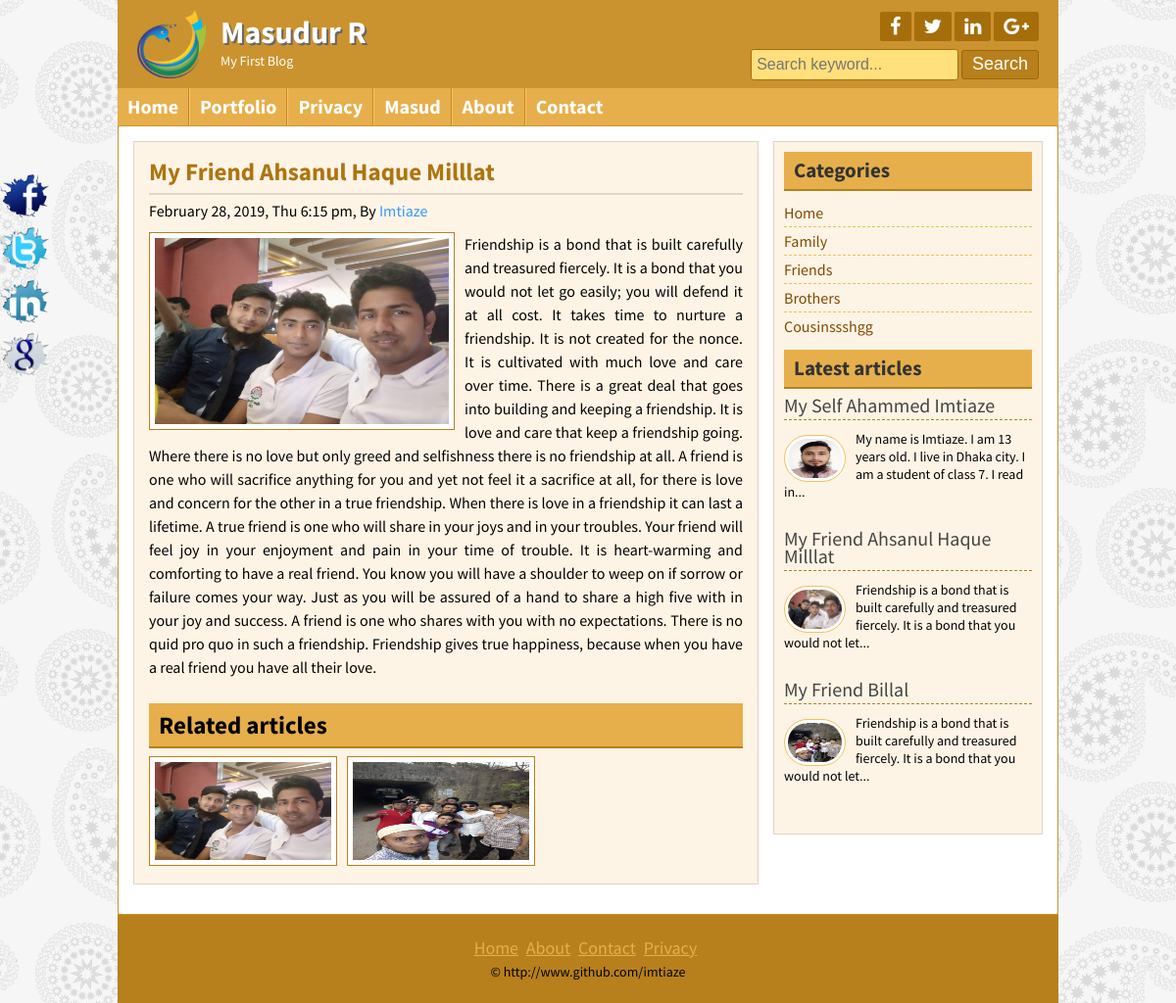
/post.php?id=2, run on the app's committed database.
### tables this page shows
CREATE TABLE `tbl_title` (
  `id` int(11) NOT NULL,
  `title` varchar(111) NOT NULL,
  `slogan` varchar(111) NOT NULL,
  `logo` varchar(111) NOT NULL
);

CREATE TABLE `tbl_social` (
  `id` int(11) NOT NULL,
  `facebook` varchar(111) NOT NULL,
  `twitter` varchar(255) NOT NULL,
  `linkedin` varchar(255) NOT NULL,
  `google` varchar(255) NOT NULL
);

CREATE TABLE `tbl_page` (
  `id` int(11) NOT NULL,
  `name` varchar(255) NOT NULL,
  `body` text NOT NULL
);

CREATE TABLE `tbl_post` (
  `id` int(11) NOT NULL,
  `cat` int(11) NOT NULL,
  `title` varchar(255) NOT NULL,
  `body` text NOT NULL,
  `image` varchar(255) NOT NULL,
  `author` varchar(50) NOT NULL,
  `tags` varchar(255) NOT NULL,
  `date` timestamp NOT NULL DEFAULT CURRENT_TIMESTAMP
);

CREATE TABLE `tbl_category` (
  `id` int(11) NOT NULL,
  `name` varchar(50) NOT NULL
);

CREATE TABLE `tbl_footer` (
  `id` int(1) NOT NULL,
  `note` varchar(111) NOT NULL
);

### lib/Database.php (called while the page is built, shortened)
<?php
Class Database{
	public $host   = DB_HOST;
	public $user   = DB_USER;
	public $pass   = DB_PASS;
	public $dbname = DB_NAME;
	public $link;
	private function connectDB(){
		$this->link = new mysqli($this->host, $this->user, $this->pass, $this->dbname);
	}
	public function select($query){
		$result = $this->link->query($query) or die($this->link->error.__LINE__);
		if($result->num_rows > 0){
			return $result;
		} else {
			return false;
		}
	}
}

### helpers/Format.php (called while the page is built, shortened)
<?php
class Format {
  public function formatDate($date) {
    return date('F j, Y, D g:i a', strtotime($date));
  }
  public function formatPost($postBody, $limit=400) {
    $postBody = $postBody." ";
    $postBody = substr($postBody, 0, $limit);
    $postBody = substr($postBody, 0, strrpos($postBody, ' '));
    $postBody = $postBody."...";
    return $postBody;
  }
}

### post.php (the view)
<?php include 'inc/header.php'; ?>
<?php
if (!isset($_GET['id']) || $_GET['id'] == NULL) {
	header("Location:404.php");
}
else{
	$idPost = $_GET['id'];
}
?>
<div class="contentsection contemplete clear">
	<div class="maincontent clear">
		<div class="about">
			<?php
			$query = "SELECT * FROM tbl_post WHERE id='$idPost' ";
			$post = $db->select($query);
			if ($post) {
				while ($resultPost = $post->fetch_assoc()) {
					?>
					<h2><?php echo $resultPost['title']; ?></h2>
					<h4><?php echo $fm->formatDate($resultPost['date']); ?>, By <a href="#"><?php echo $resultPost['author']; ?></a></h4>
					<img src="admin/<?php echo $resultPost['image']; ?>" alt="MyImage"/>
					<p><?php echo $resultPost['body']; ?></p>
					<div class="relatedpost clear">
						<h2>Related articles</h2>
						<?php
						$idCategory=$resultPost['cat'];
						$queryCat = "SELECT * FROM tbl_post WHERE cat='$idCategory' ORDER BY rand() LIMIT 6";
						$relatedPost = $db->select($queryCat);
						if ($relatedPost) {
							while($resultCatetory = $relatedPost->fetch_assoc()){
								?>
								<a href="post.php?id=<?php echo $resultCatetory['id']; ?>"><img src="admin/<?php echo $resultCatetory['image']; ?>" alt="post image"/></a>
								<?php
							}
						}
						?>
					</div>
					<?php
				}
			}
			?>
		</div>
	</div>
	<?php include 'inc/sidebar.php'; ?>
</div>
<?php include 'inc/footer.php'; ?>

### inc/header.php (shortened to what this page needs)
<?php include 'lib/Database.php'; ?>
<?php include 'helpers/Format.php'; ?>
<?php
$db = new Database();
$fm = new Format();
?>
<!DOCTYPE html>
<html>
<head>
  <?php
  if (isset($_GET['pageid'])) {
    $pageid = $_GET['pageid'];
    $query = "SELECT * FROM tbl_page WHERE id='$pageid' ";
    $resutlQuery = $db->select($query);
    if ($resutlQuery) {
      while($result = $resutlQuery->fetch_assoc()){
        ?>
        <title><?php echo $result['name']; ?> | <?php echo TITLE; ?></title>
        <?php
      }
    }
  }
  elseif (isset($_GET['id'])) {
    $postid = $_GET['id'];
    $query = "SELECT * FROM tbl_post WHERE id='$postid' ";
    $resutlQuery = $db->select($query);
        ?>
        <?php
  }
  else{
    ?>
    <title><?php echo $fm->title(); ?> | <?php echo TITLE; ?></title>
    <?php
  }
  ?>
  <link rel="stylesheet" href="font-awesome-4.5.0/css/font-awesome.css">
  <link rel="stylesheet" href="css/nivo-slider.css" type="text/css" media="screen" />
  <link rel="stylesheet" href="style.css">
</head>
<body>
  <div class="headersection templete clear">
    <a href="index.php">
      <div class="logo">
        <?php
        $query = "SELECT * FROM tbl_title WHERE id='1' ";
        $resutlQuery = $db->select($query);
        if ($resutlQuery) {
          while($result = $resutlQuery->fetch_assoc()){
            ?>
            <img src="admin/<?php echo $result['logo']; ?>" alt="Logo"/>
            <h2><?php echo $result['title']; ?></h2>
            <p><?php echo $result['slogan']; ?></p>
            <?php
          }
        }
        ?>
      </div>
    </a>
    <?php
    $socialQuery = "SELECT * FROM tbl_social WHERE id='1' ";
    $resutlSocialQuery = $db->select($socialQuery);
    if ($resutlSocialQuery) {
      while($socialResultQuery = $resutlSocialQuery->fetch_assoc()){
        ?>
        <div class="social clear">
          <div class="icon clear">
            <a href ="<?php echo $socialResultQuery['facebook']; ?>" target="_blank" ><i class="fa fa-facebook"></i></a>
            <a href ="<?php echo $socialResultQuery['twitter']; ?>" target="_blank"><i class="fa fa-twitter"></i></a>
            <a href ="<?php echo $socialResultQuery['linkedin']; ?>" target="_blank"><i class="fa fa-linkedin"></i></a>
            <a href ="<?php echo $socialResultQuery['google']; ?>" target="_blank"><i class="fa fa-google-plus"></i></a>
          </div>
          <?php
        }
      }
      ?>
      <div class="searchbtn clear">
        <form action="search.php" method="GET">
          <input type="text" name="keyword" placeholder="Search keyword..."/>
          <input type="submit" name="search" value="Search"/>
        </form>
      </div>
    </div>
  </div>
  <div class="navsection templete">
    <?php
    $path =$_SERVER['SCRIPT_NAME'];
    $title = basename($path, '.php');
    ?>
    <ul>
      <li><a href="index.php"
        <?php if($title=='index'){echo 'id="active"';} ?>
        >Home</a>
      </li>
      <?php
      $query = "SELECT * FROM tbl_page";
      $queryResult = $db->select($query);
      if ($queryResult) {
        while ($result = $queryResult->fetch_assoc()) {
          ?>
          <li>
            <a href="page.php?pageid=<?php echo $result['id']; ?>"
              <?php
              if (isset($_GET['pageid']) && $_GET['pageid'] == $result['id']) {
                echo 'id="active"';
              }
              ?> >
              <?php echo $result['name']; ?>
            </a>
          </li>
          <?php
        }
      }
      ?>
      <li><a href="about.php"
        <?php if($title=='about'){echo 'id="active"';} ?>
        >About</a>
      </li>
      <li><a href="contact.php"
        <?php if($title=='contact'){echo 'id="active"';} ?>
        >Contact</a>
      </li>
    </ul>
  </div>

### inc/sidebar.php
<div class="sidebar clear">
  <div class="samesidebar clear">
    <h2>Categories</h2>
    <ul>
      <?php
      $query = "SELECT * FROM tbl_category";
      $category = $db->select($query);
      if ($category) {
        while ($resultCategory = $category->fetch_assoc()) {
          ?>
          <li><a href="posts.php?category=<?php echo $resultCategory['id']; ?>"><?php echo $resultCategory['name']; ?></a></li>
          <?php
        }
      }
      else {
        ?>
        <li>No category  Created.</li>
        <?php
      }
      ?>
    </ul>
  </div>
  <div class="samesidebar clear">
    <h2>Latest articles</h2>
    <?php
    $query = "SELECT * FROM tbl_post ORDER BY id DESC LIMIT 6";
    $latestPost = $db->select($query);
    if ($latestPost) {
      while ($resultLatestPost = $latestPost->fetch_assoc()) {
        ?>
        <div class="popular clear">
          <h3><a href="post.php?id=<?php echo $resultLatestPost['id']; ?>"><?php echo $resultLatestPost['title']; ?></a></h3>
          <a href="post.php?id=<?php echo $resultLatestPost['id']; ?>"><img src="admin/<?php echo $resultLatestPost['image']; ?>" alt="post image"/></a>
          <p><?php echo $fm->formatPost($resultLatestPost['body'], 110); ?></p>
        </div>
        <?php
      }
    }
    else {
      ?>
      <li>No Latest Post.</li>
      <?php
    }
    ?>
  </div>
</div>

### inc/footer.php (shortened to what this page needs)
<div class="footersection templete clear">
  <div class="footermenu clear">
    <ul>
      <li><a href="#">Home</a></li>
      <li><a href="#">About</a></li>
      <li><a href="#">Contact</a></li>
      <li><a href="#">Privacy</a></li>
    </ul>
  </div>
  <?php
  $copyrightQuery = "SELECT * FROM tbl_footer WHERE id='1' ";
  $copyrightResult = $db->select($copyrightQuery);
  if ($copyrightResult) {
    while ($resultCopyright = $copyrightResult->fetch_assoc()) {
      ?>
      <p>&copy; <?php echo $resultCopyright['note']; ?></p>
      <?php
    }
  }
  ?>
</div>
<?php
$socialQuery = "SELECT * FROM tbl_social WHERE id='1' ";
$resutlSocialQuery = $db->select($socialQuery);
if ($resutlSocialQuery) {
  while($socialResultQuery = $resutlSocialQuery->fetch_assoc()){
    ?>
    <div class="fixedicon clear">
      <a href="<?php echo $socialResultQuery['facebook']; ?>"><img src="images/fb.png" alt="Facebook"/></a>
      <a href="<?php echo $socialResultQuery['twitter']; ?>"><img src="images/tw.png" alt="Twitter"/></a>
      <a href="<?php echo $socialResultQuery['linkedin']; ?>"><img src="images/in.png" alt="LinkedIn"/></a>
      <a href="<?php echo $socialResultQuery['google']; ?>"><img src="images/gl.png" alt="GooglePlus"/></a>
    </div>
    <?php
  }
}
?>
</body>
</html>

### data on the page
tbl_title: logo (picture), title "Masudur R", slogan "My First Blog"
tbl_page: name "Portfolio"
tbl_page: name "Privacy"
tbl_page: name "Masud"
tbl_post: title "My Friend Ahsanul Haque Milllat", date "February 28, 2019, Thu 6:15 pm", author "Imtiaze", image (picture), body "Friendship is a bond that is built carefully and treasured fiercely. It is a bond that you would not let go easily; you will defend it at all cost. It takes time to nurture a friendship. It is not created for the nonce. It is cultivated with much love and care over time. There is a great deal that goes into building and keeping a friendship. It is love and care that keep a friendship going. Where there is no love but only greed and selfishness there is no friendship at all. A friend is one who will sacrifice anything for you and yet not feel it a sacrifice at all, for there is love and concern for the other in a true friendship. When there is love in a friendship it can last a lifetime. A…", body "Friendship is a bond that is built carefully and treasured fiercely. It is a bond that you would not let..."
tbl_post: image (picture), title "My Friend Billal", body "Friendship is a bond that is built carefully and treasured fiercely. It is a bond that you would not let..."
tbl_category: name "Home"
tbl_category: name "Family"
tbl_category: name "Friends"
tbl_category: name "Brothers"
tbl_category: name "Cousinssshgg"
tbl_post: title "My Self Ahammed Imtiaze", image (picture), body "My name is Imtiaze. I am 13 years old. I live in Dhaka city. I am a student of class 7. I read in..."
tbl_footer: note "http://www.github.com/imtiaze"
